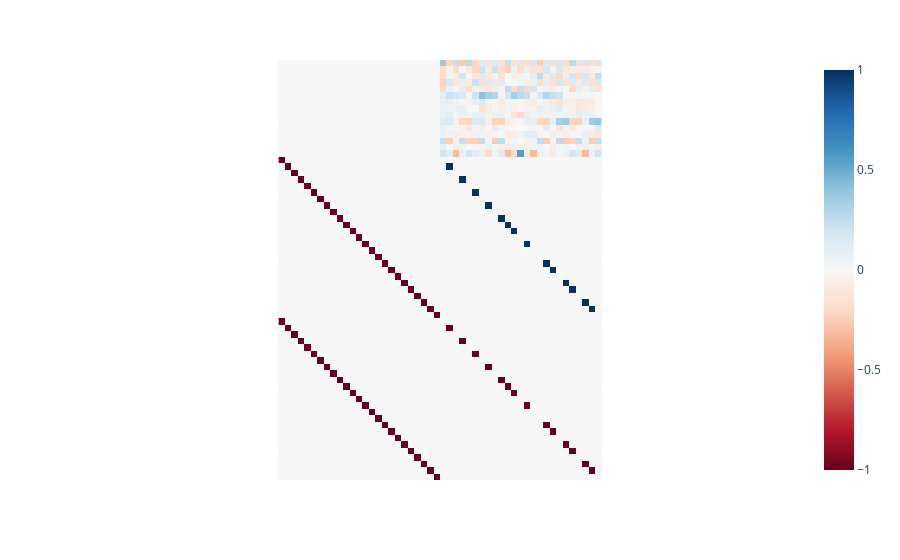

Here is the notebook cell this chart was saved with:
### Markdown cell above
### [X] SCS reduction diagram

### Code cell
n = 5
A = np.array(
    [
        [-2.,0,1.,0,1.],
        [0,-2.,0,1.,0],
        [0,0,-2.,0,1.],
        [-1,0,0,-2.,0],
        [0,-1,0,0,-2.]
     ])
gamma = hurwitz.analytic_gamma(A)
E = np.abs(np.sign(A))

u, U = la.eig(gamma)

Alpha_mat = np.full(((n*(n+1))//2,n**2), 0.0)
beta_vec = np.full(((n*(n+1))//2), 0.0)
zero_inds = np.full((n**2), 0)

c1 = 0
for i in range(n):
    for j in range(i,n):

        if i!=j:
            beta_vec[c1] = 0
        else:
            beta_vec[c1] = -1/(2*u[i]).real
        c2 = 0
        for l in range(n):
            for k in range(n):
                if E[l,k] == 0: zero_inds[c2] = 1
                if (i!=j):
                    Alpha_mat[c1, c2] = cvx_inference.alphas(i, j, l, k, U, u).real
                else:
                    Alpha_mat[c1, c2] = cvx_inference.betas(i, l, k, U).real
                c2 += 1
        c1 += 1

vx = cvx.Variable(n**2)
objective = cvx.Minimize(cvx.norm(cvx.multiply(zero_inds,vx), 1))
constraints = [Alpha_mat@vx == beta_vec]
prob = cvx.Problem(objective, constraints)
probdata, chain, inverse_data = prob.get_problem_data(cvx.SCS)
bbb = probdata["b"].reshape((len(probdata["b"]), 1))
fig = px.imshow(
    probdata["A"].toarray(), 
    color_continuous_midpoint=0.0, 
    color_continuous_scale=px.colors.sequential.RdBu
    )
fig.update_traces(dict(
    
))
fig.update_xaxes(dict(
    showticklabels = False
))
fig.update_yaxes(dict(
    showticklabels = False
))
fig.show()

### Figure 1 — Plotly figure (JSON) as saved in the notebook; plotly's stock layout.template omitted (floating-point values rounded to 4 significant figures; data arrays with more than 128 entries replaced by an {"elided": "..."} marker saying what was removed)
{"data": [{"coloraxis": "coloraxis", "hovertemplate": "x: %{x}<br>y: %{y}<br>color: %{z}<extra></extra>", "name": "0", "type": "heatmap", "xaxis": "x", "yaxis": "y", "z": {"elided": "65x50 float values"}}], "layout": {"coloraxis": {"cmid": 0, "colorscale": [[0, "rgb(103,0,31)"], [0.1, "rgb(178,24,43)"], [0.2, "rgb(214,96,77)"], [0.3, "rgb(244,165,130)"], [0.4, "rgb(253,219,199)"], [0.5, "rgb(247,247,247)"], [0.6, "rgb(209,229,240)"], [0.7, "rgb(146,197,222)"], [0.8, "rgb(67,147,195)"], [0.9, "rgb(33,102,172)"], [1, "rgb(5,48,97)"]]}, "margin": {"t": 60}, "xaxis": {"anchor": "y", "constrain": "domain", "domain": [0, 1], "scaleanchor": "y", "showticklabels": false}, "yaxis": {"anchor": "x", "autorange": "reversed", "constrain": "domain", "domain": [0, 1], "showticklabels": false}}}
